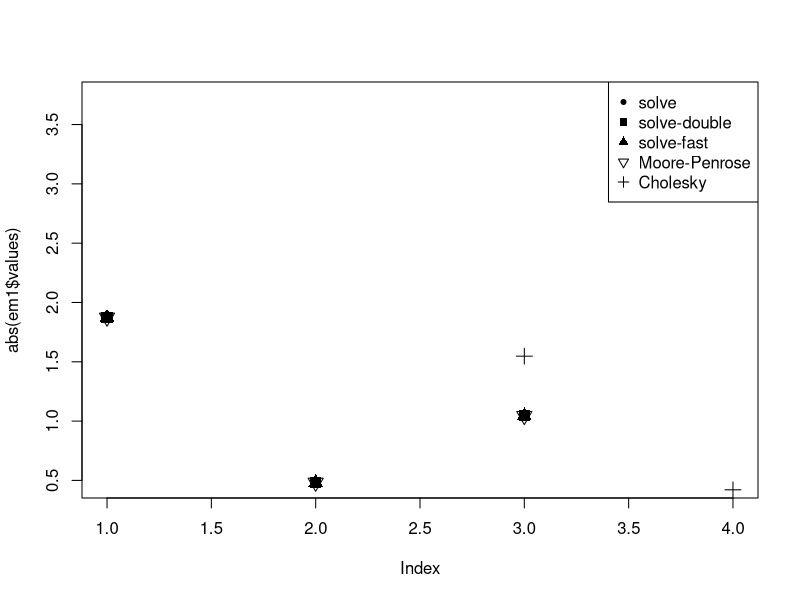

Recreate this plot in R.
library(MASS)
library(matrixcalc)

## Create the matrix
set.seed(12345)
n <- 4
m <- replicate(n, runif(n)) 
m[lower.tri(m)] <- t(m)[lower.tri(m)]
m

is.positive.definite(m)


## Inverse the matrix
inv1 <- solve(m)
inv2 <- solve(m, tol = .Machine$double.eps)
inv3 <- qr.solve(m)
inv4 <- ginv(m)
inv5 <- chol2inv(m)

all.equal(inv1, inv2)
all.equal(inv1, inv3)
all.equal(inv1, inv4)
all.equal(inv1, inv5)

## Eigenvalues of the inverse
em1 <- eigen(inv1)
em2 <- eigen(inv2)
em3 <- eigen(inv3)
em4 <- eigen(inv4)
em5 <- eigen(inv5)

## Plot the abs of the eigenvalues (may be complex)
myPch=c( 20, 15, 17, 25, 3 )
plot(abs(em1$values),pch=myPch[1],cex=1.5)
points(abs(em2$values),pch=myPch[2], cex=1.5)
points(abs(em3$values),pch=myPch[3], cex=1.5)
points(abs(em4$values),pch=myPch[4], cex=1.5)
points(abs(em5$values),pch=myPch[5], cex=1.5)
legend( "topright", c("solve","solve-double","solve-fast","Moore-Penrose","Cholesky"), pch=myPch )


## Create the matrix
set.seed(12345)
n <- 4
m <- runif(n) 
d <- diag(m)
d

is.positive.definite(d)

chol(d)
d2 <- chol(d) %*% t(chol(d))


## Inverse the matrix
inv1 <- solve(d)
inv2 <- solve(d, tol = .Machine$double.eps)
inv3 <- qr.solve(d)
inv4 <- ginv(d)
inv5 <- chol2inv(chol(d))
all.equal(inv1, inv5)
